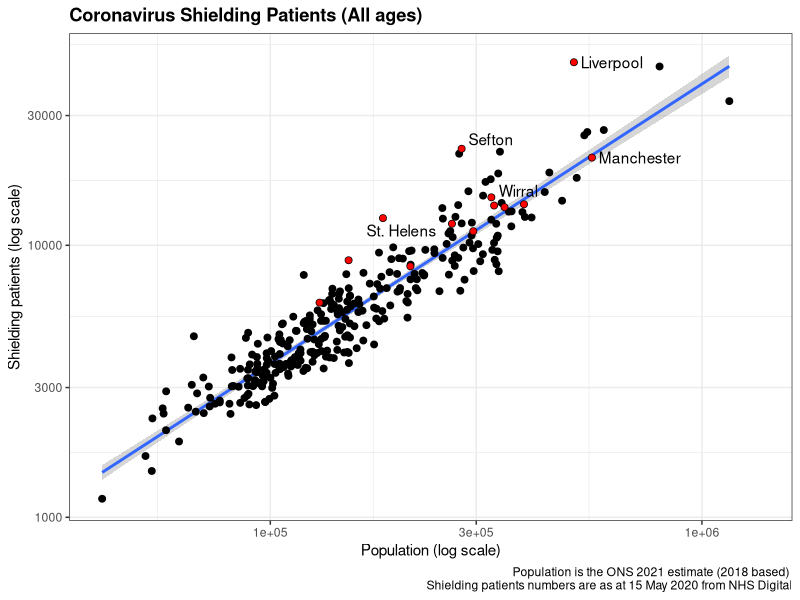
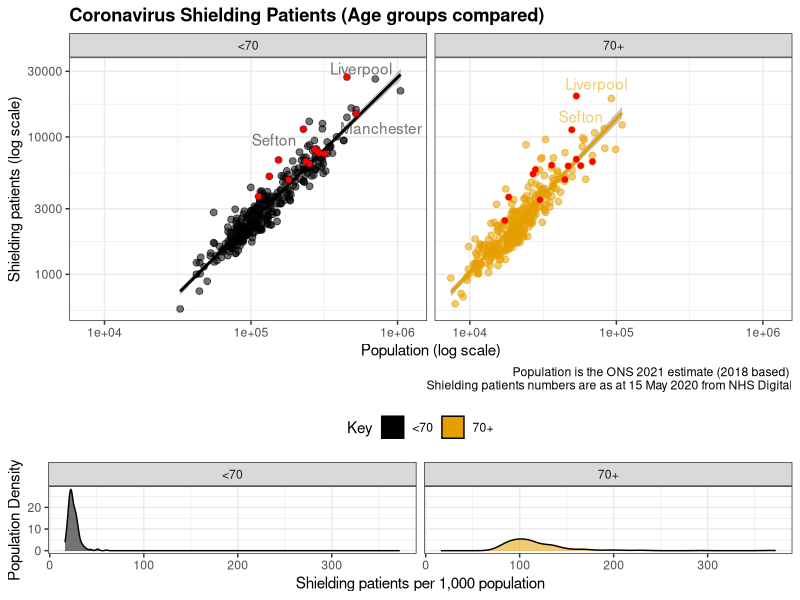
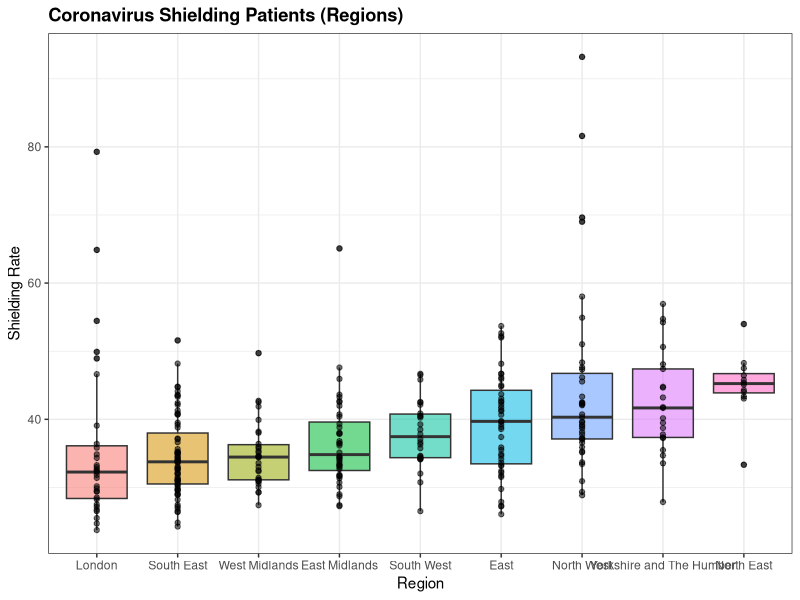
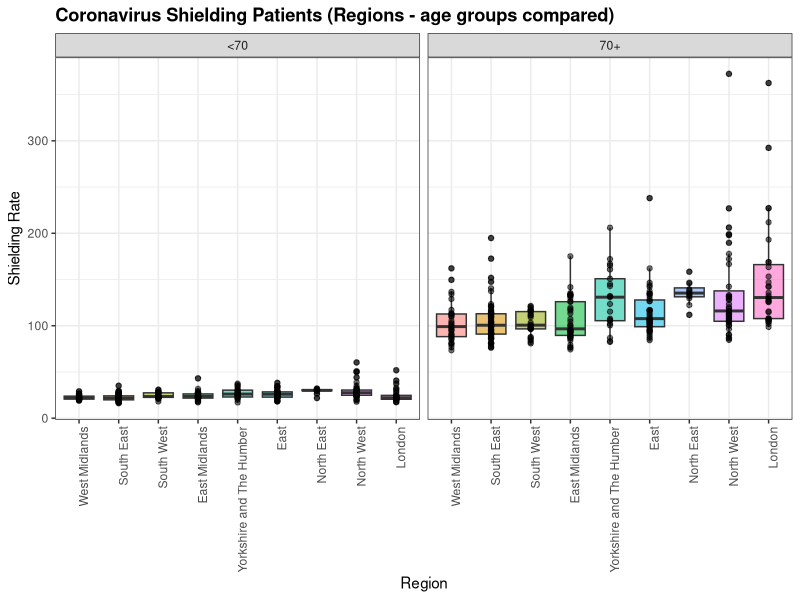
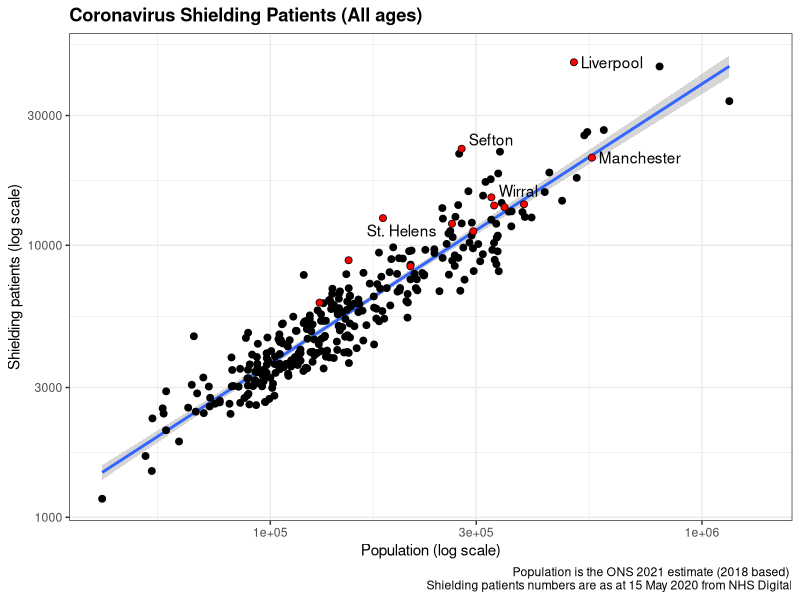
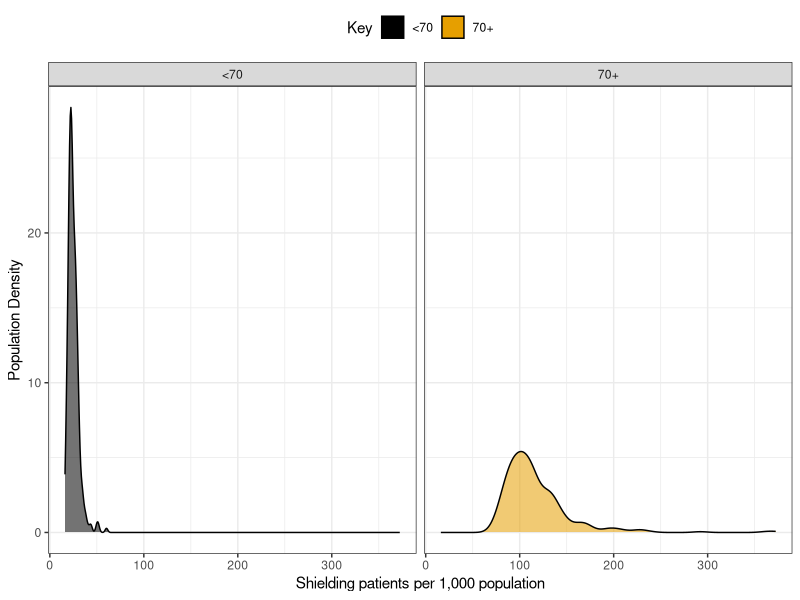

Source code (R) for these figures, in order:
library(tidyverse)
library(dslabs)
library(ggrepel)
library(ggthemes)
# library(grid)  # Don't think this is needed
library(gridExtra)
ds_theme_set()

# Importing the datasets from csv files
SPL_2020_05_15 <- read_csv("data/SPL-2020-05-15.csv")
X2018PopAll <- read_csv("data/2018PopAll.csv")
lasregionew2019 <- read_csv("data/lasregionew2019.csv")

# manipulating the data

# creating a vector containing age groups to classify together so SPL and Population data can be brought into one data frame
age_cat <- c("0-4", "5-9", "10-14", "15-19", "20-24", "25-29", "30-34", "35-39", "40-44", "45-49", "50-54", "55-59", "60-64", "65-69")

population_2021 <-
  X2018PopAll %>%
  mutate('AGE GROUP' = ifelse(`AGE GROUP` %in% age_cat,"<70",ifelse(`AGE GROUP` == "All ages", "All", "70+"))) %>%
  group_by(AREA, `AGE GROUP`) %>%
  summarise(population = sum(`2021`)) %>%
  ungroup()

shielding_data <-
  SPL_2020_05_15 %>%
  filter(`Breakdown Field` != "Gender") %>%
  mutate(`Breakdown Value` = ifelse(`Breakdown Value` == "ALL", "All", ifelse(`Breakdown Value` == "70+", "70+", "<70"))) %>%
  group_by(`LA Name`, `Breakdown Value`) %>%
  summarise(shielding = sum(`Patient Count`)) %>%
  ungroup()

# bringing the data sets together
combined_data <-
  left_join(population_2021, shielding_data, by = c("AREA" = "LA Name", "AGE GROUP" = "Breakdown Value")) %>%
  left_join(lasregionew2019, by = c("AREA" = "LA name")) %>%
  drop_na() %>%
  mutate(shielding_rate = shielding / population * 1000) %>%
  rename("area" = "AREA", "age" = "AGE GROUP", "region" = "Region name") %>%
  select(area, region, age, population, shielding, shielding_rate)

# Define a group so we can highlight Warrinton and others  
plot_labels <- c("Warrington",
                 "Liverpool",
                 "Wigan",
                 "St. Helens",
                 "Cheshire West and Chester",
                 "Cheshire East",
                 "Wirral",
                 "Knowsley",
                 "Sefton",
                 "Halton",
                 "Stockport",
                 "Salford",
                 "Manchester")

# Plots

# Overall population vs shielding
highlight_df <-
  combined_data %>%
  filter(area %in% plot_labels, age == "All")

scatter_plot_psall <-
  combined_data %>%
  filter(age == "All") %>%
  ggplot(aes(population, shielding)) +
  geom_smooth(method="lm") +
  geom_point(size = 2) +
  geom_point(data = highlight_df, color = "red", alpha = 1) +
  geom_text_repel(aes(label=ifelse(area %in% plot_labels,as.character(area),"")), nudge_x = 0.07) +
  scale_x_continuous(trans = "log10") +
  scale_y_continuous(trans = "log10") +
  xlab("Population (log scale)") +
  ylab("Shielding patients (log scale)") +
  ggtitle("Coronavirus Shielding Patients (All ages)") +
  labs(caption = "Population is the ONS 2021 estimate (2018 based) \n Shielding patients numbers are as at 15 May 2020 from NHS Digital")

scatter_plot_psall
ggsave("figs/scatter_plot.png")

# Comparing age groups, with density also shown
highlight_df <-
  combined_data %>%
  filter(area %in% plot_labels, age != "All")

scatter_plot_psage <-
  combined_data %>%
  filter(age != "All") %>%
  ggplot(aes(population, shielding, alpha = 0.2, color = age)) +
  geom_smooth(method="lm") +
  geom_point(size = 2) +
  geom_point(data = highlight_df, color = "red", alpha = 1) +
  geom_text_repel(aes(label=ifelse(area %in% plot_labels,as.character(area),"")), nudge_x = 0.07) +
  scale_x_continuous(trans = "log10") +
  scale_y_continuous(trans = "log10") +
  xlab("Population (log scale)") +
  ylab("Shielding patients (log scale)") +
  ggtitle("Coronavirus Shielding Patients (Age groups compared)") +
  guides(alpha = "none", color = "none") +
  labs(caption = "Population is the ONS 2021 estimate (2018 based) \n Shielding patients numbers are as at 15 May 2020 from NHS Digital") +
  facet_grid(.~age) +
  scale_color_colorblind()

density_plot_srage <- 
  combined_data %>%
  filter(age != "All") %>%
  ggplot(aes(shielding_rate, y = ..count.., fill = age, alpha = 0.2)) +
  geom_density() +
  xlab("Shielding patients per 1,000 population") +
  ylab("Population Density") +
  guides(alpha = "none") +
  theme(legend.position = "top") +
  facet_grid(.~age) +
  scale_color_colorblind() +
  scale_fill_colorblind(name = "Key")

grid.arrange(scatter_plot_psage, density_plot_srage, ncol = 1, nrow = 2, heights = c(2/3, 1/3))
ggsave("figs/age_plots.png")

# Looking at regional variation & geographical trends
box_plot_regall <- 
  combined_data %>%
  filter(age == 'All') %>%
  mutate(region = reorder(region, shielding_rate, FUN = median)) %>%
  ggplot(aes(region, shielding_rate, fill = region, alpha = 0.2)) +
  geom_boxplot() +
  geom_point() +
  xlab("Region") +
  ylab("Shielding Rate") +
  ggtitle("Coronavirus Shielding Patients (Regions)") +
  guides(alpha = "none") +
  theme(legend.position = "none")

box_plot_regall

box_plot_regage <- 
  combined_data %>%
  filter(age != 'All') %>%
  mutate(region = reorder(region, shielding_rate, FUN = median)) %>%
  ggplot(aes(region, shielding_rate, fill = region, alpha = 0.2)) +
  geom_boxplot() +
  geom_point() +
  xlab("Region") +
  ylab("Shielding Rate") +
  ggtitle("Coronavirus Shielding Patients (Regions - age groups compared)") +
  guides(alpha = "none") +
  theme(legend.position = "none") +
  theme(axis.text.x = element_text(angle = 90, hjust = 1)) +
  facet_grid(.~age)

box_plot_regage

# Data tables for display
table_for_display_1 <- 
  combined_data %>% 
  filter(age == "70+", region == "North West") %>%
  arrange(desc(shielding_rate))

table_for_display_2 <-
  combined_data %>%
  summarise(lowest = min(shielding_rate),
            percentile25 = quantile(shielding_rate, 0.25),
            median = median(shielding_rate),
            percentile75 = quantile(shielding_rate,0.75),
            highest = max(shielding_rate),
            mean = mean(shielding_rate),
            standard_deviation = sd(shielding_rate))
            

table_for_display_1
table_for_display_2

# Correlation calculations
cor_data <- combined_data %>% filter(age == "All")
cor(cor_data$population, cor_data$shielding, method = "spearman")
cor(cor_data$population, cor_data$shielding_rate, method = "spearman")
